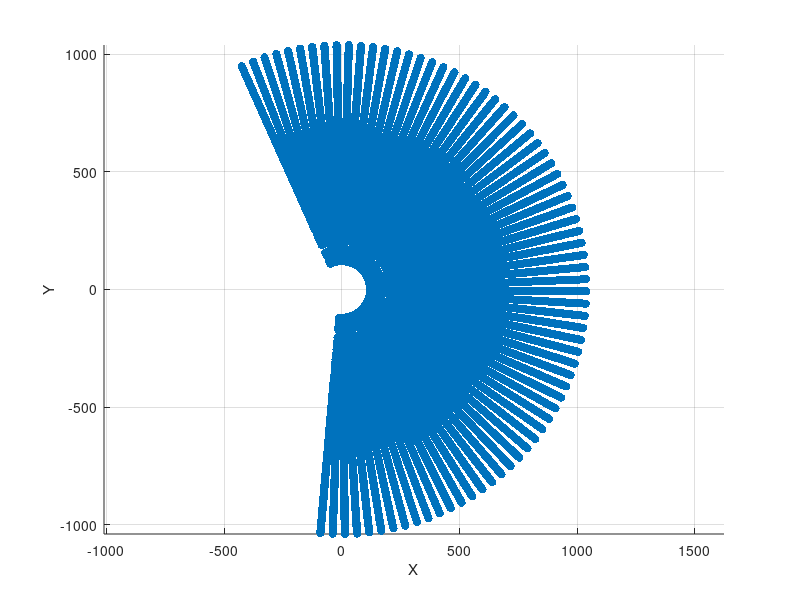

This chart was generated by the following MATLAB code:
t1_values = pi*17/36:0.05:pi*59/36; 
t2_values = pi*2/3:0.2:pi*10/9;  
t3_values = pi*5/6:0.2:pi*55/36;
t4_values = 0:0.5:2*pi;

l1 = 690.0;
l2 = 440.0;
l3 = 500.0;
l4 = 0.0;
l5 = 100.0;

x = [];
y = [];
%z = [];

for t1 = t1_values - pi
    for t2 = t2_values - pi
        for t3 = t3_values - pi
            for t4 = t4_values - pi

                x_value = cos(t1)*(l3*cos(t2 + t3) + l2*cos(t2) + l5*cos(t2 + t3 + t4));
                y_value = sin(t1)*(l3*cos(t2 + t3) + l2*cos(t2) + l5*cos(t2 + t3 + t4));
                %z_value = l1 + l3*sin(t2 + t3) + l2*sin(t2) + l5*sin(t2 + t3 + t4);

                x = [x, x_value];
                y = [y, y_value];
                %z = [z, z_value];

            end
        end
    end
end

scatter(x,y,'filled');

xlabel('X');
ylabel('Y');
%zlabel('Z');

grid on;

axis equal;
